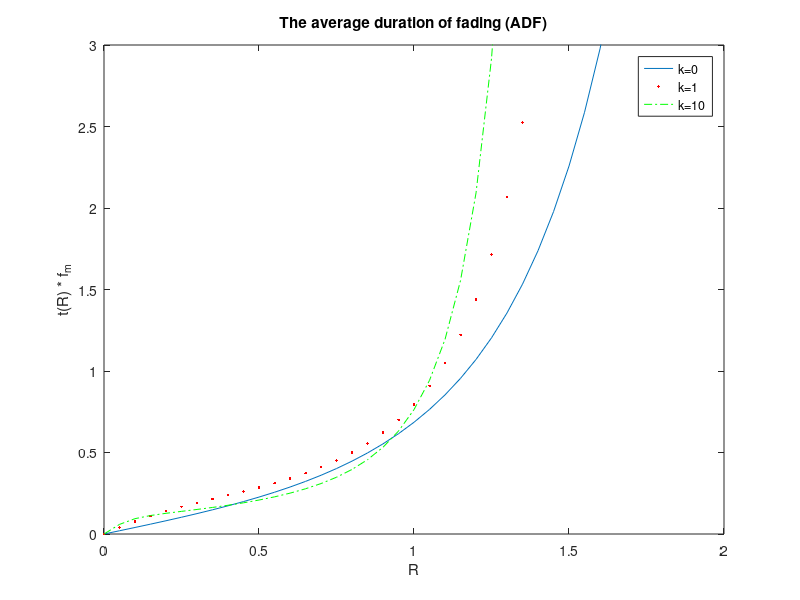

This chart was generated by the following MATLAB code:
clear;
k0=0;
k1=3;
k2=10;
R=0.0001:0.05:4.51;
ohm_p=1;
rau=R./sqrt(ohm_p);
k=k0;
L_R=sqrt(2*pi*(k+1)).*rau.*exp(-k- ...
(k+1).*rau.^2).*besseli(0,(2.*rau.*sqrt(k*(k+1))));
for r = 0:0.05:4.5
	x=linspace(0,r);
	a=0:0.05:r;
	i=length(a);
	p=(2.*x.*(k+1)/ohm_p).*exp(-k- ...
((k+1).*x.^2/ohm_p)).*besseli(0,(2.*x.*sqrt(k*(k+1)/ohm_p)));
	CDF(i)=trapz(x,p);
end
ADF= CDF./L_R;
plot(R,ADF)
hold on
k=k1;
L_R1=sqrt(2*pi*(k+1)).*rau.*exp(-k- ...
(k+1).*rau.^2).*besseli(0,(2.*rau.*sqrt(k*(k+1))));
for r =0:0.05:4.5
	x=linspace(0,r);
	a=0:0.05:r;
	i=length(a);
	p=(2.*x.*(k+1)/ohm_p).*exp(-k- ...
((k+1).*x.^2/ohm_p)).*besseli(0,(2.*x.*sqrt(k*(k+1)/ohm_p)));
	CDF1(i)=trapz(x,p);
end
ADF1= CDF1./L_R1;
plot(R,ADF1,'r.')
hold on

k=k2;
L_R2=sqrt(2*pi*(k+1)).*rau.*exp(-k- ...
(k+1).*rau.^2).*besseli(0,(2.*rau.*sqrt(k*(k+1))));
for r = 0:0.05:4.5
	x=linspace(0,r);
	a=0:0.05:r;
	i=length(a);
	p=(2.*x.*(k+1)/ohm_p).*exp(-k- ...
((k+1).*x.^2/ohm_p)).*besseli(0,(2.*x.*sqrt(k*(k+1)/ohm_p)));
	CDF2(i)=trapz(x,p);
end

ADF2= CDF2./L_R2;
plot(R,ADF2,'g-.')
axis([0 2 0 3])
title('The average duration of fading (ADF)')
xlabel('R')
ylabel('t(R) * f_m')
legend('k=0','k=1','k=10')
hold off

	